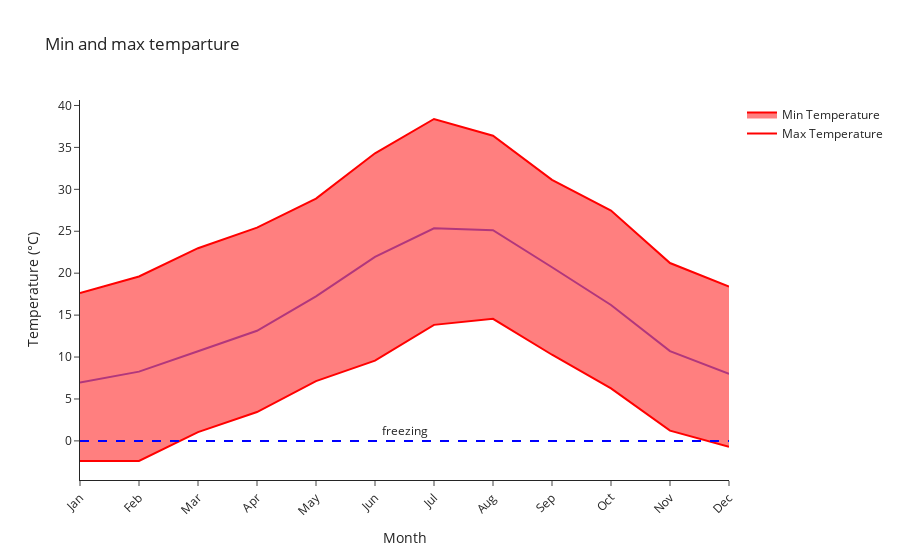

Write notebook code for a chart like this one.
### Code cell
#do do: revisit the title
import plotly.express as px
import plotly
print(plotly.__version__)

# Create a DataFrame from the DataArrays
df = pd.DataFrame({
    'month': avg_temp.month.values,
    'avg_temp': avg_temp.values,
    'max_temp': max_temp.values,
    'min_temp': min_temp.values
})

# Create a line chart for average temperature
fig = px.line(df, x='month', y='avg_temp', title='Min and max temparture')

# Add a line chart for max temperature
fig.add_trace(go.Scatter(x=df['month'], y=df['max_temp'], mode='lines', name='Max Temperature', line_color='red'))

# Add a line chart for min temperature
fig.add_trace(go.Scatter(x=df['month'], y=df['min_temp'], mode='lines', name='Min Temperature', line_color='red', fill='tonexty'))

# Add a line chart for min temperature
fig.add_hline(y=0, opacity=1, line_width=2, line_dash='dash', line_color='blue', annotation_text='freezing', annotation_position='top')

# Set the layout
fig.update_layout(
    yaxis=dict(title='Temperature (°C)'),
    xaxis=dict(
        title='Month',
        tickmode='array',
        tickvals=df['month'],
        ticktext=['Jan', 'Feb', 'Mar', 'Apr', 'May', 'Jun', 'Jul', 'Aug', 'Sep', 'Oct', 'Nov', 'Dec'],
        tickangle=-45
    ),
    template='simple_white'
)

# Show the figure
fig.show()

### Figure 1 — Plotly figure (JSON) as saved in the notebook; plotly's stock layout.template omitted (floating-point values rounded to 4 significant figures)
{"data": [{"hovertemplate": "month=%{x}<br>avg_temp=%{y}<extra></extra>", "legendgroup": "", "line": {"color": "#636efa", "dash": "solid"}, "marker": {"symbol": "circle"}, "mode": "lines", "name": "", "orientation": "v", "showlegend": false, "type": "scatter", "x": [1, 2, 3, 4, 5, 6, 7, 8, 9, 10, 11, 12], "xaxis": "x", "y": [6.964, 8.26, 10.69, 13.13, 17.23, 21.95, 25.36, 25.13, 20.71, 16.21, 10.71, 7.985], "yaxis": "y"}, {"line": {"color": "red"}, "mode": "lines", "name": "Max Temperature", "type": "scatter", "x": [1, 2, 3, 4, 5, 6, 7, 8, 9, 10, 11, 12], "y": [17.62, 19.61, 22.98, 25.43, 28.9, 34.3, 38.39, 36.39, 31.12, 27.47, 21.21, 18.41]}, {"fill": "tonexty", "line": {"color": "red"}, "mode": "lines", "name": "Min Temperature", "type": "scatter", "x": [1, 2, 3, 4, 5, 6, 7, 8, 9, 10, 11, 12], "y": [-2.398, -2.388, 1.043, 3.443, 7.131, 9.568, 13.83, 14.56, 10.27, 6.264, 1.222, -0.7076]}], "layout": {"annotations": [{"showarrow": false, "text": "freezing", "x": 0.5, "xanchor": "center", "xref": "x domain", "y": 0, "yanchor": "bottom", "yref": "y"}], "legend": {"tracegroupgap": 0}, "shapes": [{"line": {"color": "blue", "dash": "dash", "width": 2}, "opacity": 1, "type": "line", "x0": 0, "x1": 1, "xref": "x domain", "y0": 0, "y1": 0, "yref": "y"}], "title": {"text": "Min and max temparture"}, "xaxis": {"anchor": "y", "domain": [0, 1], "tickangle": -45, "tickmode": "array", "ticktext": ["Jan", "Feb", "Mar", "Apr", "May", "Jun", "Jul", "Aug", "Sep", "Oct", "Nov", "Dec"], "tickvals": [1, 2, 3, 4, 5, 6, 7, 8, 9, 10, 11, 12], "title": {"text": "Month"}}, "yaxis": {"anchor": "x", "domain": [0, 1], "title": {"text": "Temperature (°C)"}}}}
